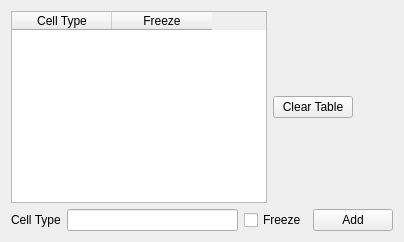
  <widget class="QWizardPage" name="wizardPage2">
   <property name="title">
    <string>Cell Type Specification</string>
   </property>
   <layout class="QVBoxLayout" name="verticalLayout_4">
    <item>
     <layout class="QHBoxLayout" name="horizontalLayout_4">
      <item>
       <widget class="QTableWidget" name="cellTypeTable">
        <property name="enabled">
         <bool>true</bool>
        </property>
        <property name="baseSize">
         <size>
          <width>256</width>
          <height>171</height>
         </size>
        </property>
        <column>
         <property name="text">
          <string>Cell Type</string>
         </property>
        </column>
        <column>
         <property name="text">
          <string>Freeze</string>
         </property>
        </column>
       </widget>
      </item>
      <item>
       <widget class="QPushButton" name="clearCellTypeTablePB">
        <property name="text">
         <string>Clear Table</string>
        </property>
       </widget>
      </item>
      <item>
       <spacer name="horizontalSpacer">
        <property name="orientation">
         <enum>Qt::Horizontal</enum>
        </property>
        <property name="sizeHint" stdset="0">
         <size>
          <width>40</width>
          <height>20</height>
         </size>
        </property>
       </spacer>
      </item>
     </layout>
    </item>
    <item>
     <layout class="QHBoxLayout" name="horizontalLayout_3">
      <item>
       <widget class="QLabel" name="label_4">
        <property name="text">
         <string>Cell Type</string>
        </property>
       </widget>
      </item>
      <item>
       <widget class="QLineEdit" name="cellTypeLE"/>
      </item>
      <item>
       <widget class="QCheckBox" name="freezeCHB">
        <property name="toolTip">
         <string>&lt;!DOCTYPE HTML PUBLIC &quot;-//W3C//DTD HTML 4.0//EN&quot; &quot;http://www.w3.org/TR/REC-html40/strict.dtd&quot;&gt;
&lt;html&gt;&lt;head&gt;&lt;meta name=&quot;qrichtext&quot; content=&quot;1&quot; /&gt;&lt;style type=&quot;text/css&quot;&gt;
p, li { white-space: pre-wrap; }
&lt;/style&gt;&lt;/head&gt;&lt;body style=&quot; font-family:'MS Shell Dlg 2'; font-size:8.25pt; font-weight:400; font-style:normal;&quot;&gt;
&lt;p style=&quot; margin-top:0px; margin-bottom:0px; margin-left:0px; margin-right:0px; -qt-block-indent:0; text-indent:0px;&quot;&gt;&lt;span style=&quot; font-size:8pt;&quot;&gt;Indicates whether cells of this type should remain frozen during simulation&lt;/span&gt;&lt;/p&gt;&lt;/body&gt;&lt;/html&gt;</string>
        </property>
        <property name="text">
         <string>Freeze</string>
        </property>
       </widget>
      </item>
      <item>
       <widget class="QPushButton" name="cellTypeAddPB">
        <property name="text">
         <string>Add</string>
        </property>
       </widget>
      </item>
     </layout>
    </item>
   </layout>
  </widget>
